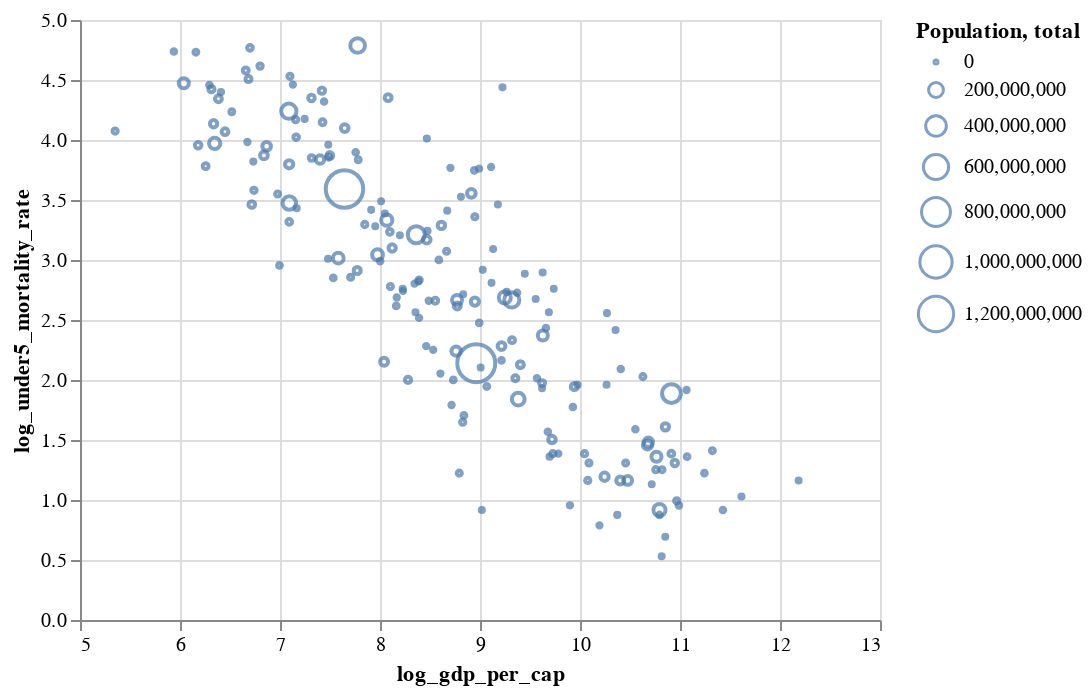

Notebook code for this chart:
### Code cell
base

### Figure 1 — Vega-Lite specification as saved in the notebook (floating-point values rounded to 4 significant figures; data arrays with more than 128 entries replaced by an {"elided": "..."} marker saying what was removed)
{"config": {"view": {"continuousWidth": 400, "continuousHeight": 300}}, "data": {"name": "data-a7ac770301c72c0bfa1b6e02a9d7b67e"}, "mark": "point", "encoding": {"size": {"field": "Population, total", "type": "quantitative"}, "x": {"field": "log_gdp_per_cap", "scale": {"zero": false}, "type": "quantitative"}, "y": {"field": "log_under5_mortality_rate", "type": "quantitative"}}, "$schema": "https://vega.github.io/schema/vega-lite/v4.17.0.json", "datasets": {"data-a7ac770301c72c0bfa1b6e02a9d7b67e": {"elided": "217 records"}}}
